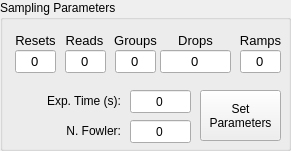
   <widget class="QGroupBox" name="groupBox_4">
    <property name="geometry">
     <rect>
      <x>160</x>
      <y>140</y>
      <width>291</width>
      <height>151</height>
     </rect>
    </property>
    <property name="title">
     <string>Sampling Parameters</string>
    </property>
    <widget class="QLineEdit" name="e_reads">
     <property name="geometry">
      <rect>
       <x>65</x>
       <x>90</x>
       <y>50</y>
       <width>41</width>
       <height>23</height>
      </rect>
     </property>
     <property name="font">
      <font>
       <pointsize>10</pointsize>
      </font>
     </property>
     <property name="text">
      <string>0</string>
     </property>
     <property name="alignment">
      <set>Qt::AlignCenter</set>
     </property>
     <property name="readOnly">
      <bool>false</bool>
      <bool>true</bool>
     </property>
    </widget>
    <widget class="QLineEdit" name="e_resets">
     <property name="geometry">
      <rect>
       <x>15</x>
       <x>40</x>
       <y>50</y>
       <width>41</width>
       <height>23</height>
      </rect>
     </property>
     <property name="font">
      <font>
       <pointsize>10</pointsize>
      </font>
     </property>
     <property name="text">
      <string>0</string>
     </property>
     <property name="alignment">
      <set>Qt::AlignCenter</set>
     </property>
    </widget>
    <widget class="QLineEdit" name="e_groups">
     <property name="geometry">
      <rect>
       <x>115</x>
       <x>140</x>
       <y>50</y>
       <width>41</width>
       <height>23</height>
      </rect>
     </property>
     <property name="font">
      <font>
       <pointsize>10</pointsize>
      </font>
     </property>
     <property name="text">
      <string>0</string>
     </property>
     <property name="alignment">
      <set>Qt::AlignCenter</set>
     </property>
     <property name="readOnly">
      <bool>false</bool>
      <bool>true</bool>
     </property>
    </widget>
    <widget class="QLineEdit" name="e_drops">
     <property name="geometry">
      <rect>
       <x>160</x>
       <x>190</x>
       <y>50</y>
       <width>71</width>
       <width>41</width>
       <height>23</height>
      </rect>
     </property>
     <property name="font">
      <font>
       <pointsize>10</pointsize>
      </font>
     </property>
     <property name="text">
      <string>0</string>
     </property>
     <property name="alignment">
      <set>Qt::AlignCenter</set>
     </property>
     <property name="readOnly">
      <bool>false</bool>
      <bool>true</bool>
     </property>
    </widget>
    <widget class="QLineEdit" name="e_ramps">
     <property name="geometry">
      <rect>
       <x>240</x>
       <y>50</y>
       <width>41</width>
       <height>23</height>
      </rect>
     </property>
     <property name="font">
      <font>
       <pointsize>10</pointsize>
      </font>
     </property>
     <property name="text">
      <string>0</string>
     </property>
     <property name="alignment">
      <set>Qt::AlignCenter</set>
     </property>
     <property name="readOnly">
      <bool>false</bool>
     </property>
    </widget>
    <widget class="QPushButton" name="btn_set_param">
     <property name="geometry">
      <rect>
       <x>200</x>
       <y>90</y>
       <width>81</width>
       <height>51</height>
      </rect>
     </property>
     <property name="text">
      <string>Set
Parameters</string>
     </property>
    </widget>
    <widget class="QLineEdit" name="e_fowler_number">
     <property name="geometry">
      <rect>
       <x>130</x>
       <y>120</y>
       <width>61</width>
       <height>23</height>
      </rect>
     </property>
     <property name="text">
      <string>0</string>
     </property>
     <property name="alignment">
      <set>Qt::AlignCenter</set>
     </property>
    </widget>
    <widget class="QLineEdit" name="e_exp_time">
     <property name="geometry">
      <rect>
       <x>130</x>
       <y>90</y>
       <width>61</width>
       <height>23</height>
      </rect>
     </property>
     <property name="text">
      <string>0</string>
     </property>
     <property name="alignment">
      <set>Qt::AlignCenter</set>
     </property>
    </widget>
    <widget class="QLabel" name="label_fowler_number">
     <property name="geometry">
      <rect>
       <x>30</x>
       <y>120</y>
       <width>91</width>
       <height>21</height>
      </rect>
     </property>
     <property name="layoutDirection">
      <enum>Qt::LeftToRight</enum>
     </property>
     <property name="text">
      <string>N. Fowler:</string>
     </property>
     <property name="alignment">
      <set>Qt::AlignRight|Qt::AlignTrailing|Qt::AlignVCenter</set>
     </property>
    </widget>
    <widget class="QLabel" name="label_13">
     <property name="geometry">
      <rect>
       <x>30</x>
       <y>90</y>
       <width>91</width>
       <height>21</height>
      </rect>
     </property>
     <property name="layoutDirection">
      <enum>Qt::LeftToRight</enum>
     </property>
     <property name="text">
      <string>Exp. Time (s):</string>
     </property>
     <property name="alignment">
      <set>Qt::AlignRight|Qt::AlignTrailing|Qt::AlignVCenter</set>
     </property>
    </widget>
    <widget class="QLabel" name="label_19">
     <property name="geometry">
      <rect>
       <x>10</x>
       <x>35</x>
       <y>30</y>
       <width>51</width>
       <height>21</height>
      </rect>
     </property>
     <property name="font">
      <font>
       <pointsize>10</pointsize>
      </font>
     </property>
     <property name="layoutDirection">
      <enum>Qt::LeftToRight</enum>
     </property>
     <property name="text">
      <string>Resets</string>
     </property>
     <property name="alignment">
      <set>Qt::AlignCenter</set>
     </property>
    </widget>
    <widget class="QLabel" name="label_20">
     <property name="geometry">
      <rect>
       <x>59</x>
       <x>84</x>
       <y>30</y>
       <width>51</width>
       <height>21</height>
      </rect>
     </property>
     <property name="font">
      <font>
       <pointsize>10</pointsize>
      </font>
     </property>
     <property name="layoutDirection">
      <enum>Qt::LeftToRight</enum>
     </property>
     <property name="text">
      <string>Reads</string>
     </property>
     <property name="alignment">
      <set>Qt::AlignCenter</set>
     </property>
    </widget>
    <widget class="QLabel" name="label_groups">
     <property name="geometry">
      <rect>
       <x>110</x>
       <x>135</x>
       <y>30</y>
       <width>51</width>
       <height>21</height>
      </rect>
     </property>
     <property name="font">
      <font>
       <pointsize>10</pointsize>
      </font>
     </property>
     <property name="layoutDirection">
      <enum>Qt::LeftToRight</enum>
     </property>
     <property name="text">
      <string>Groups</string>
     </property>
     <property name="alignment">
      <set>Qt::AlignCenter</set>
     </property>
    </widget>
    <widget class="QLabel" name="label_drops">
     <property name="geometry">
      <rect>
       <x>170</x>
       <x>185</x>
       <y>30</y>
       <width>51</width>
       <height>21</height>
      </rect>
     </property>
     <property name="font">
      <font>
       <pointsize>10</pointsize>
      </font>
     </property>
     <property name="layoutDirection">
      <enum>Qt::LeftToRight</enum>
     </property>
     <property name="text">
      <string>Drops</string>
     </property>
     <property name="alignment">
      <set>Qt::AlignCenter</set>
     </property>
    </widget>
    <widget class="QLabel" name="label_ramps">
     <property name="geometry">
      <rect>
       <x>235</x>
       <y>30</y>
       <width>51</width>
       <height>21</height>
      </rect>
     </property>
     <property name="font">
      <font>
       <pointsize>10</pointsize>
      </font>
     </property>
     <property name="layoutDirection">
      <enum>Qt::LeftToRight</enum>
     </property>
     <property name="text">
      <string>Ramps</string>
     </property>
     <property name="alignment">
      <set>Qt::AlignCenter</set>
     </property>
    </widget>
   </widget>
